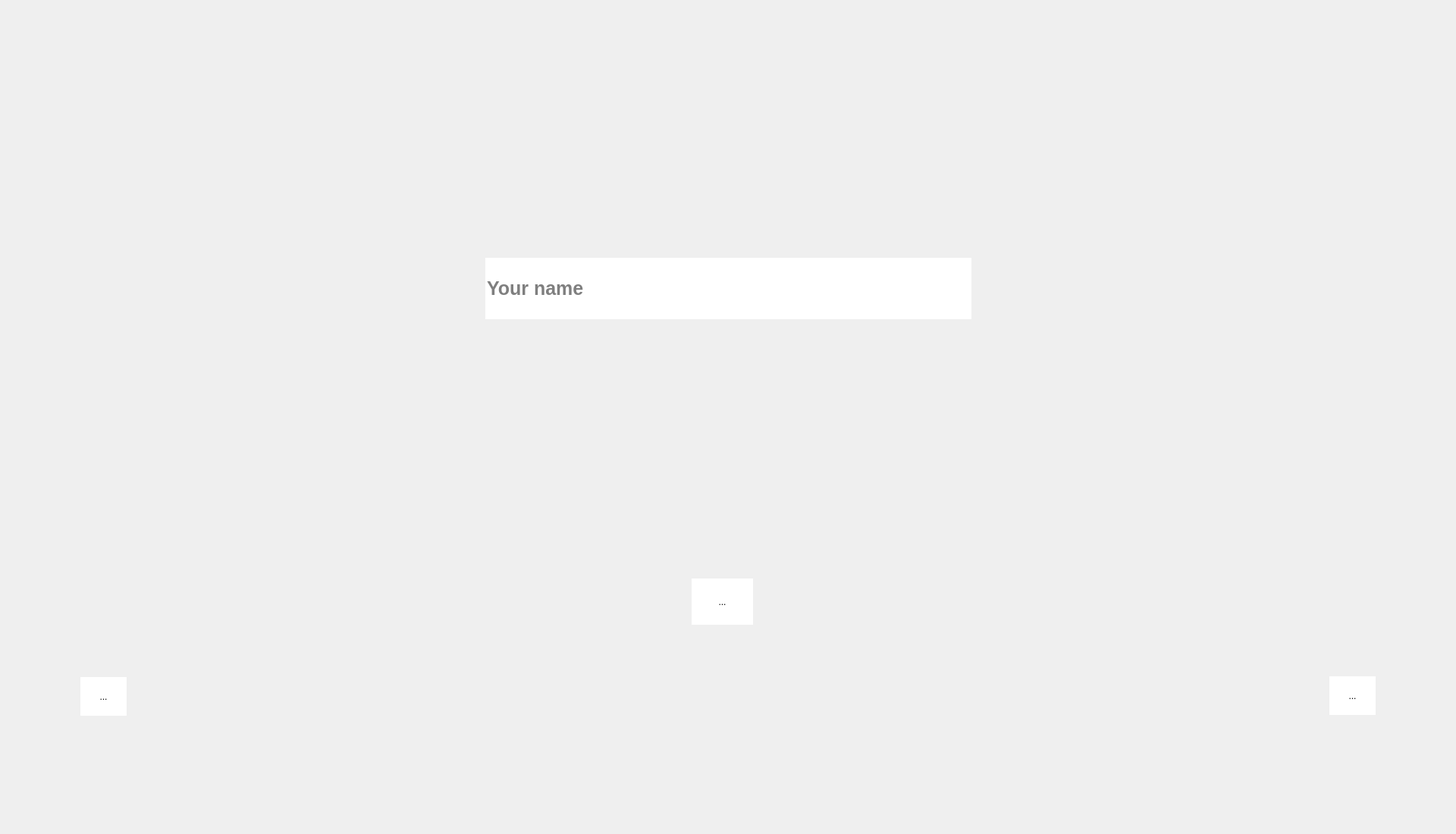
<?xml version="1.0" encoding="UTF-8"?>
<ui version="4.0">
 <class>MainWindow</class>
 <widget class="QMainWindow" name="MainWindow">
  <property name="geometry">
   <rect>
    <x>0</x>
    <y>0</y>
    <width>1920</width>
    <height>1100</height>
   </rect>
  </property>
  <property name="windowTitle">
   <string>Dimar.io</string>
  </property>
  <widget class="QWidget" name="centralwidget">
   <widget class="QLabel" name="label">
    <property name="geometry">
     <rect>
      <x>0</x>
      <y>0</y>
      <width>1920</width>
      <height>1080</height>
     </rect>
    </property>
    <property name="text">
     <string/>
    </property>
    <property name="pixmap">
     <pixmap>Application Icons/Dimar.io.png</pixmap>
    </property>
    <property name="scaledContents">
     <bool>true</bool>
    </property>
   </widget>
   <widget class="QToolButton" name="toolButton">
    <property name="geometry">
     <rect>
      <x>912</x>
      <y>763</y>
      <width>81</width>
      <height>61</height>
     </rect>
    </property>
    <property name="cursor">
     <cursorShape>PointingHandCursor</cursorShape>
    </property>
    <property name="styleSheet">
     <string notr="true">background-color: rgb(255, 255, 255);
border: none;</string>
    </property>
    <property name="text">
     <string>...</string>
    </property>
    <property name="icon">
     <iconset>
      <normaloff>Application Icons/play.png</normaloff>Application Icons/play.png</iconset>
    </property>
    <property name="iconSize">
     <size>
      <width>200</width>
      <height>200</height>
     </size>
    </property>
   </widget>
   <widget class="QToolButton" name="toolButton_2">
    <property name="geometry">
     <rect>
      <x>1753</x>
      <y>892</y>
      <width>61</width>
      <height>51</height>
     </rect>
    </property>
    <property name="cursor">
     <cursorShape>PointingHandCursor</cursorShape>
    </property>
    <property name="styleSheet">
     <string notr="true">background-color: rgb(255, 255, 255);
border: none;</string>
    </property>
    <property name="text">
     <string>...</string>
    </property>
    <property name="icon">
     <iconset>
      <normaloff>Application Icons/настройки.png</normaloff>Application Icons/настройки.png</iconset>
    </property>
    <property name="iconSize">
     <size>
      <width>200</width>
      <height>200</height>
     </size>
    </property>
   </widget>
   <widget class="QToolButton" name="toolButton_3">
    <property name="geometry">
     <rect>
      <x>106</x>
      <y>893</y>
      <width>61</width>
      <height>51</height>
     </rect>
    </property>
    <property name="cursor">
     <cursorShape>PointingHandCursor</cursorShape>
    </property>
    <property name="styleSheet">
     <string notr="true">background-color: rgb(255, 255, 255);
border: none;</string>
    </property>
    <property name="text">
     <string>...</string>
    </property>
    <property name="icon">
     <iconset>
      <normaloff>Application Icons/инфо.png</normaloff>Application Icons/инфо.png</iconset>
    </property>
    <property name="iconSize">
     <size>
      <width>200</width>
      <height>200</height>
     </size>
    </property>
   </widget>
   <widget class="QLineEdit" name="lineEdit">
    <property name="geometry">
     <rect>
      <x>640</x>
      <y>340</y>
      <width>641</width>
      <height>81</height>
     </rect>
    </property>
    <property name="font">
     <font>
      <pointsize>19</pointsize>
      <weight>75</weight>
      <bold>true</bold>
     </font>
    </property>
    <property name="cursor">
     <cursorShape>IBeamCursor</cursorShape>
    </property>
    <property name="styleSheet">
     <string notr="true">background-color: rgb(242, 240, 214);
background-color: rgb(255, 255, 255);
border: none;</string>
    </property>
    <property name="inputMask">
     <string/>
    </property>
    <property name="text">
     <string/>
    </property>
    <property name="frame">
     <bool>true</bool>
    </property>
    <property name="echoMode">
     <enum>QLineEdit::Normal</enum>
    </property>
    <property name="alignment">
     <set>Qt::AlignLeading|Qt::AlignLeft|Qt::AlignVCenter</set>
    </property>
    <property name="dragEnabled">
     <bool>false</bool>
    </property>
    <property name="readOnly">
     <bool>false</bool>
    </property>
    <property name="placeholderText">
     <string>Your name</string>
    </property>
    <property name="cursorMoveStyle">
     <enum>Qt::LogicalMoveStyle</enum>
    </property>
   </widget>
  </widget>
  <widget class="QMenuBar" name="menubar">
   <property name="geometry">
    <rect>
     <x>0</x>
     <y>0</y>
     <width>1920</width>
     <height>22</height>
    </rect>
   </property>
  </widget>
 </widget>
 <resources/>
 <connections/>
</ui>
